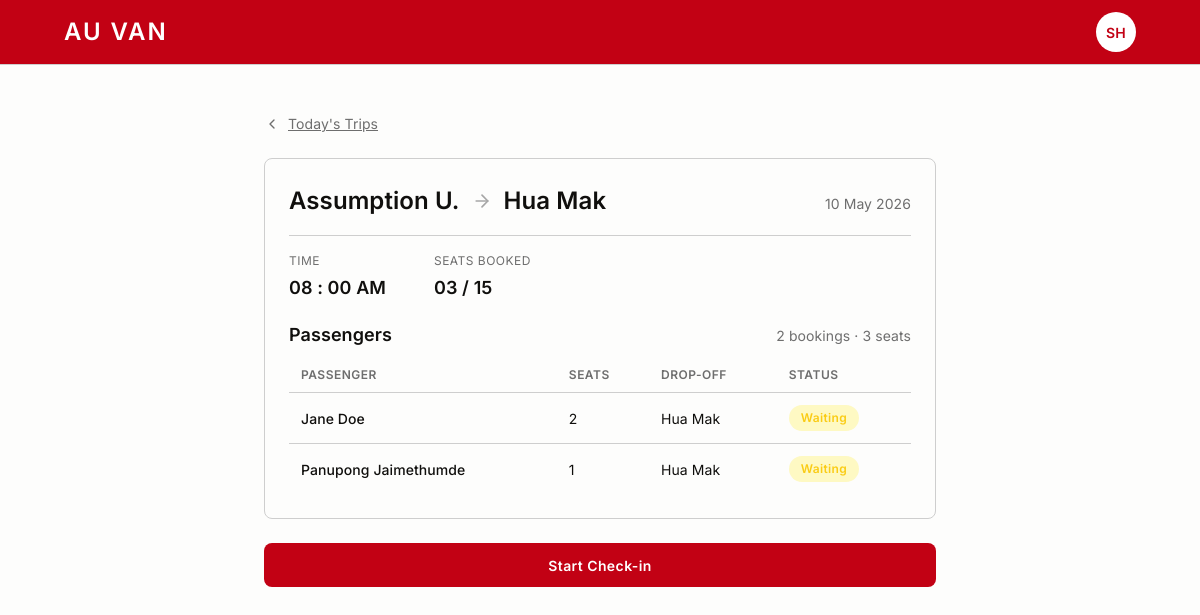
The app's page /driver-trip.php?trip=5 (signed in), older data.
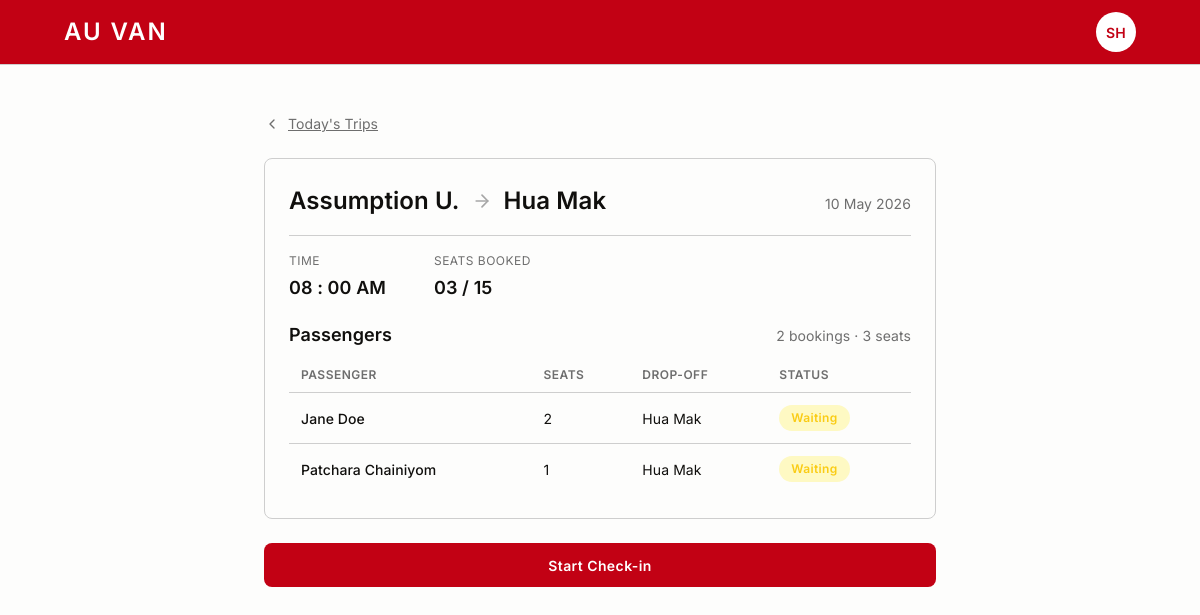
The same page, newer data.
### tables this page shows
CREATE TABLE bookings (
    id              INT UNSIGNED     NOT NULL AUTO_INCREMENT,
    reference       VARCHAR(10)      NOT NULL,     
    trip_id         INT UNSIGNED     NOT NULL,
    user_id         INT UNSIGNED     NOT NULL,     
    dropoff_stop_id INT UNSIGNED     NOT NULL,
    seats           TINYINT UNSIGNED NOT NULL,
    payment_method  ENUM('promptpay','card') NOT NULL,
    total           INT UNSIGNED     NOT NULL,    
    board_status    ENUM('waiting','boarded') NOT NULL DEFAULT 'waiting',
    created_at      TIMESTAMP        NOT NULL DEFAULT CURRENT_TIMESTAMP,
    PRIMARY KEY (id),
    UNIQUE KEY uq_bookings_reference (reference),
    KEY idx_bookings_trip (trip_id),             
    KEY idx_bookings_user (user_id),              
    CONSTRAINT chk_bookings_seats CHECK (seats BETWEEN 1 AND 4),
    CONSTRAINT fk_bookings_trip    FOREIGN KEY (trip_id)         REFERENCES trips (id) ON DELETE CASCADE,
    CONSTRAINT fk_bookings_user    FOREIGN KEY (user_id)         REFERENCES users (id) ON DELETE RESTRICT,
    CONSTRAINT fk_bookings_dropoff FOREIGN KEY (dropoff_stop_id) REFERENCES stops (id) ON DELETE RESTRICT
);

CREATE TABLE users (
    id            INT UNSIGNED NOT NULL AUTO_INCREMENT,
    name          VARCHAR(100) NOT NULL,
    phone         VARCHAR(20)  NOT NULL,
    password_hash VARCHAR(255) NOT NULL,           
    role          ENUM('passenger','driver','admin') NOT NULL DEFAULT 'passenger',
    created_at    TIMESTAMP    NOT NULL DEFAULT CURRENT_TIMESTAMP,
    PRIMARY KEY (id),
    UNIQUE KEY uq_users_phone (phone)              
);

CREATE TABLE stops (
    id   INT UNSIGNED NOT NULL AUTO_INCREMENT,
    name VARCHAR(100) NOT NULL,
    PRIMARY KEY (id)
);

### includes/db.php (called while the page is built, shortened)
<?php
function db(): mysqli
{
    static $conn = null;
    if ($conn instanceof mysqli) {
        return $conn;
    }
    $conn = new mysqli(DB_HOST, DB_USER, DB_PASS, DB_NAME, DB_PORT);
    $conn->set_charset('utf8mb4');
    return $conn;
}

### includes/driver-today.php (called while the page is built, shortened)
<?php
require_once __DIR__ . '/db.php';
function get_trip_manifest(int $tripId): array
{
    $stmt = db()->prepare("
        SELECT
            b.id AS booking_id,
            b.reference,
            u.name AS passenger,
            b.seats,
            s.name AS dropoff,
            b.board_status
        FROM bookings b
        JOIN users u ON u.id = b.user_id
        JOIN stops s ON s.id = b.dropoff_stop_id
        WHERE b.trip_id = ?
        ORDER BY b.created_at
    ");
    $stmt->bind_param('i', $tripId);
    $stmt->execute();
    $result = $stmt->get_result();
    $manifest = [];
    while ($row = $result->fetch_assoc()) {
        $manifest[] = [
            'booking_id' => (int) $row['booking_id'],
            'reference'  => $row['reference'],
            'passenger'  => $row['passenger'],
            'seats'      => (int) $row['seats'],
            'dropoff'    => $row['dropoff'],
            'status'     => $row['board_status'],
        ];
    }
    return $manifest;
}

### public/driver-trip.php (the view, shortened to what the changed rows need)
<?php
  require_once '../includes/driver-today.php';
  $tripId = isset($_GET['trip']) ? (int) $_GET['trip'] : 0;
  $manifest = get_trip_manifest($tripId);
  function manifest_status_label(string $status): string
  {
      return $status === 'boarded' ? 'Boarded' : 'Waiting';
  }
  include '../includes/header.php';
?>
  <main class="page">
    <div class="container">
      <div class="trip-detail">
        <section class="card">
          <div class="trip-detail-manifest-head">
            <h2 class="card-title">Passengers</h2>
          </div>
          <table class="manifest">
            <thead>
              <tr>
                <th>Passenger</th>
                <th>Seats</th>
                <th>Drop-off</th>
                <th>Status</th>
              </tr>
            </thead>
            <tbody>
              <?php foreach ($manifest as $m): ?>
                <tr>
                  <td class="manifest-passenger"><?= htmlspecialchars($m['passenger']) ?></td>
                  <td><?= (int) $m['seats'] ?></td>
                  <td><?= htmlspecialchars($m['dropoff']) ?></td>
                  <td>
                    <span class="manifest-status is-<?= htmlspecialchars($m['status']) ?>">
                      <?= manifest_status_label($m['status']) ?>
                    </span>
                  </td>
                </tr>
              <?php endforeach; ?>
            </tbody>
          </table>
        </section>
      </div>
    </div>
  </main>
<?php include '../includes/footer.php'; ?>

Row changes from the older to the newer data that the page shows:
changed through a linked row, bookings: user.name "Panupong Jaimethumde" → "Patchara Chainiyom"
